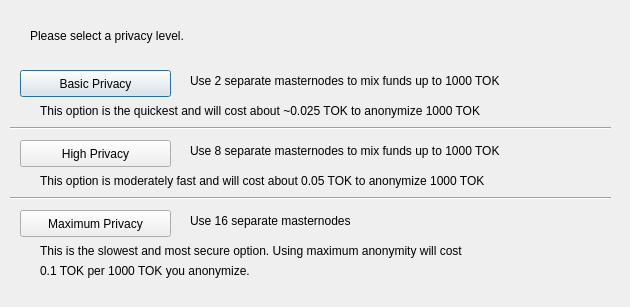
<?xml version="1.0" encoding="UTF-8"?>
<ui version="4.0">
 <class>DarksendConfig</class>
 <widget class="QDialog" name="DarksendConfig">
  <property name="geometry">
   <rect>
    <x>0</x>
    <y>0</y>
    <width>630</width>
    <height>307</height>
   </rect>
  </property>
  <property name="windowTitle">
   <string>Configure Darksend</string>
  </property>
  <widget class="QPushButton" name="buttonBasic">
   <property name="geometry">
    <rect>
     <x>20</x>
     <y>70</y>
     <width>151</width>
     <height>27</height>
    </rect>
   </property>
   <property name="text">
    <string>Basic Privacy</string>
   </property>
  </widget>
  <widget class="QPushButton" name="buttonHigh">
   <property name="geometry">
    <rect>
     <x>20</x>
     <y>140</y>
     <width>151</width>
     <height>27</height>
    </rect>
   </property>
   <property name="text">
    <string>High Privacy</string>
   </property>
  </widget>
  <widget class="QPushButton" name="buttonMax">
   <property name="geometry">
    <rect>
     <x>20</x>
     <y>210</y>
     <width>151</width>
     <height>27</height>
    </rect>
   </property>
   <property name="text">
    <string>Maximum Privacy</string>
   </property>
  </widget>
  <widget class="QLabel" name="label">
   <property name="geometry">
    <rect>
     <x>30</x>
     <y>20</y>
     <width>571</width>
     <height>31</height>
    </rect>
   </property>
   <property name="text">
    <string>Please select a privacy level.</string>
   </property>
  </widget>
  <widget class="QLabel" name="label_2">
   <property name="geometry">
    <rect>
     <x>190</x>
     <y>70</y>
     <width>421</width>
     <height>21</height>
    </rect>
   </property>
   <property name="text">
    <string>Use 2 separate masternodes to mix funds up to 1000 TOK</string>
   </property>
  </widget>
  <widget class="QLabel" name="label_3">
   <property name="geometry">
    <rect>
     <x>190</x>
     <y>140</y>
     <width>411</width>
     <height>21</height>
    </rect>
   </property>
   <property name="text">
    <string>Use 8 separate masternodes to mix funds up to 1000 TOK</string>
   </property>
  </widget>
  <widget class="QLabel" name="label_4">
   <property name="geometry">
    <rect>
     <x>190</x>
     <y>210</y>
     <width>421</width>
     <height>21</height>
    </rect>
   </property>
   <property name="text">
    <string>Use 16 separate masternodes</string>
   </property>
  </widget>
  <widget class="QLabel" name="label_6">
   <property name="geometry">
    <rect>
     <x>40</x>
     <y>100</y>
     <width>561</width>
     <height>21</height>
    </rect>
   </property>
   <property name="text">
    <string>This option is the quickest and will cost about ~0.025 TOK to anonymize 1000 TOK</string>
   </property>
  </widget>
  <widget class="QLabel" name="label_7">
   <property name="geometry">
    <rect>
     <x>40</x>
     <y>170</y>
     <width>561</width>
     <height>21</height>
    </rect>
   </property>
   <property name="text">
    <string>This option is moderately fast and will cost about 0.05 TOK to anonymize 1000 TOK</string>
   </property>
  </widget>
  <widget class="QLabel" name="label_8">
   <property name="geometry">
    <rect>
     <x>40</x>
     <y>240</y>
     <width>561</width>
     <height>21</height>
    </rect>
   </property>
   <property name="text">
    <string>This is the slowest and most secure option. Using maximum anonymity will cost</string>
   </property>
  </widget>
  <widget class="QLabel" name="label_9">
   <property name="geometry">
    <rect>
     <x>40</x>
     <y>260</y>
     <width>561</width>
     <height>21</height>
    </rect>
   </property>
   <property name="text">
    <string>0.1 TOK per 1000 TOK you anonymize.</string>
   </property>
  </widget>
  <widget class="Line" name="line">
   <property name="geometry">
    <rect>
     <x>10</x>
     <y>120</y>
     <width>601</width>
     <height>16</height>
    </rect>
   </property>
   <property name="orientation">
    <enum>Qt::Horizontal</enum>
   </property>
  </widget>
  <widget class="Line" name="line_2">
   <property name="geometry">
    <rect>
     <x>10</x>
     <y>190</y>
     <width>601</width>
     <height>16</height>
    </rect>
   </property>
   <property name="orientation">
    <enum>Qt::Horizontal</enum>
   </property>
  </widget>
 </widget>
 <resources/>
 <connections/>
</ui>
